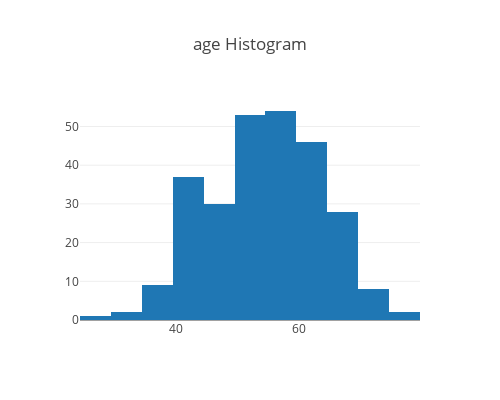

Notebook source saved alongside this figure:
### Markdown cell above
##### age

### Code cell
trace0 = [go.Histogram(x = df_combine['age'], nbinsx = 10)]
layout = go.Layout(autosize = False, width=500, height=400,\
                  title=go.layout.Title(text='age Histogram'))

fig = go.Figure(data=trace0, layout=layout)

plotly.offline.iplot(fig, filename='basic-line')

### Figure 1 — Plotly figure (JSON) as saved in the notebook; plotly's stock layout.template omitted (floating-point values rounded to 4 significant figures; data arrays with more than 128 entries replaced by an {"elided": "..."} marker saying what was removed)
{"data": [{"nbinsx": 10, "type": "histogram", "uid": "7d1a285e-7833-4344-bf7f-482f05069372", "x": {"elided": "270 int values"}}], "layout": {"autosize": false, "height": 400, "title": {"text": "age Histogram"}, "width": 500}}
